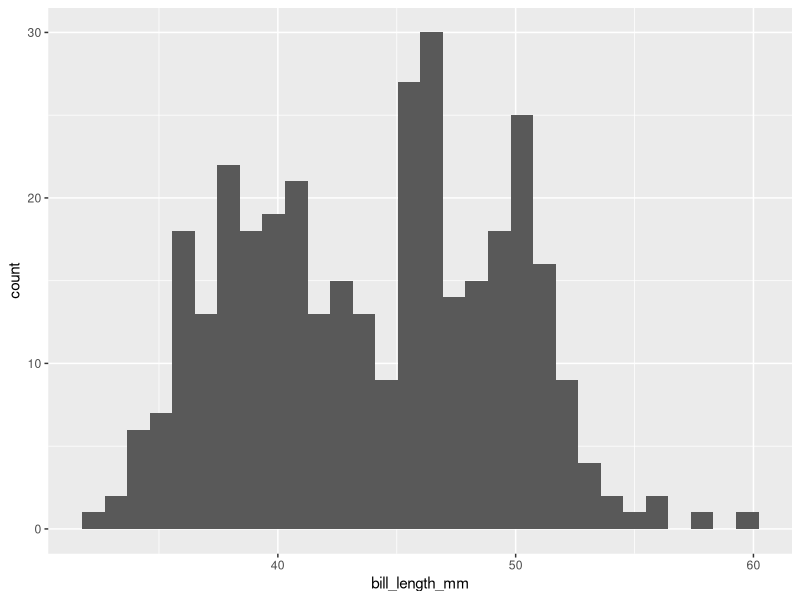
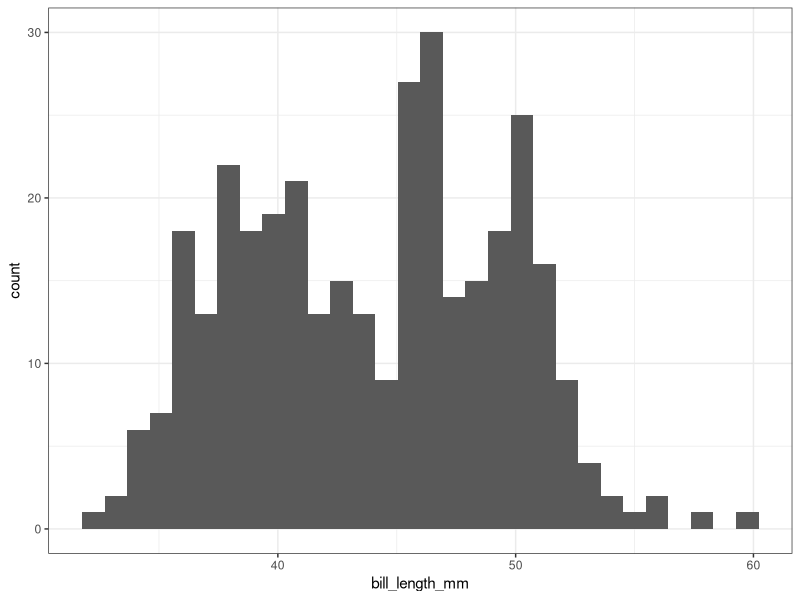
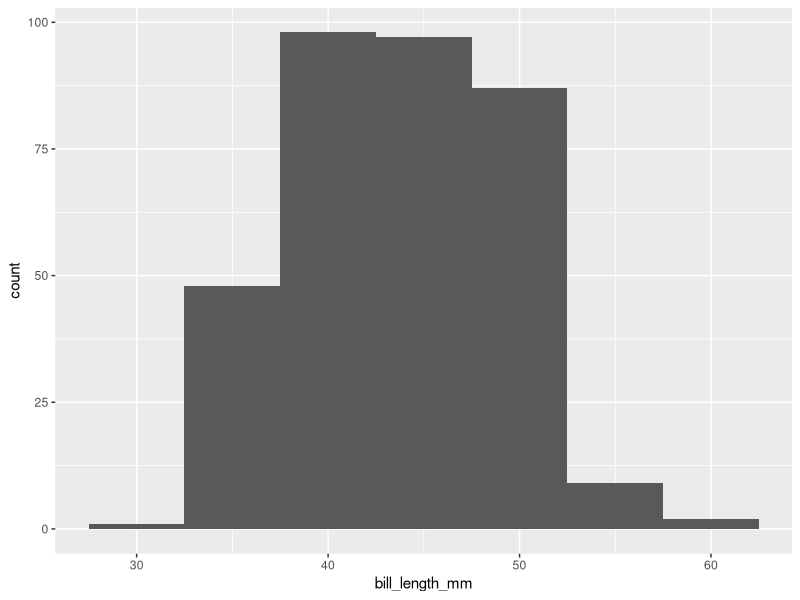
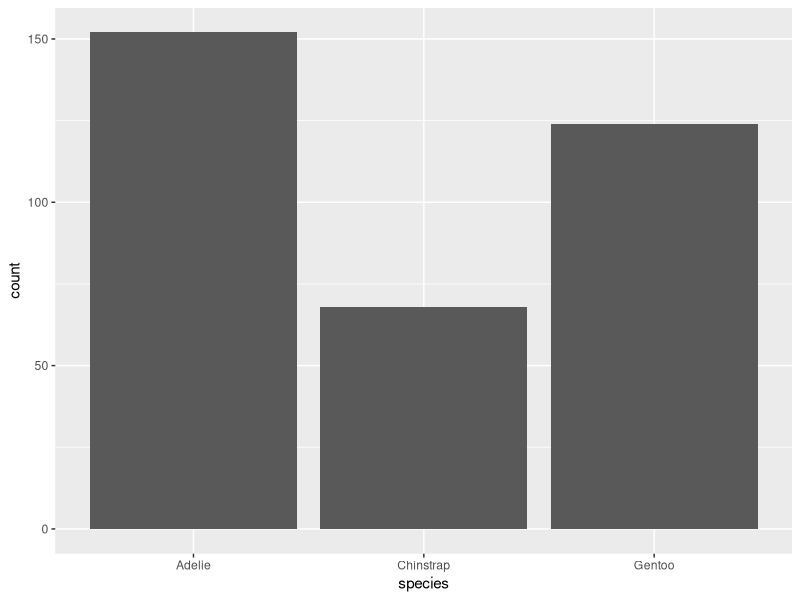
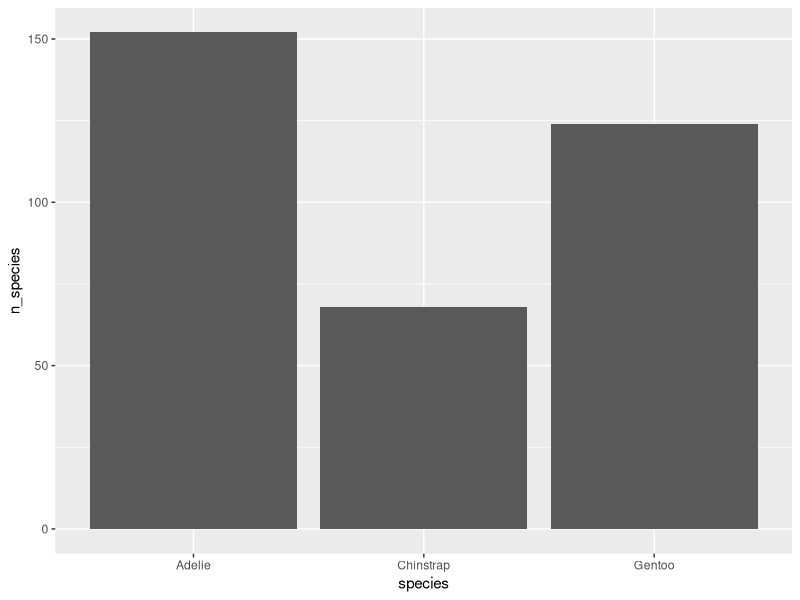
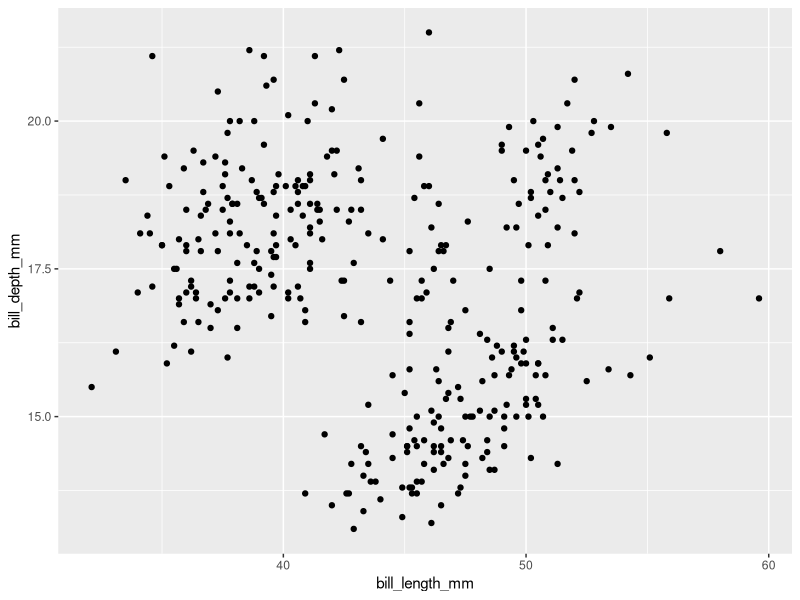
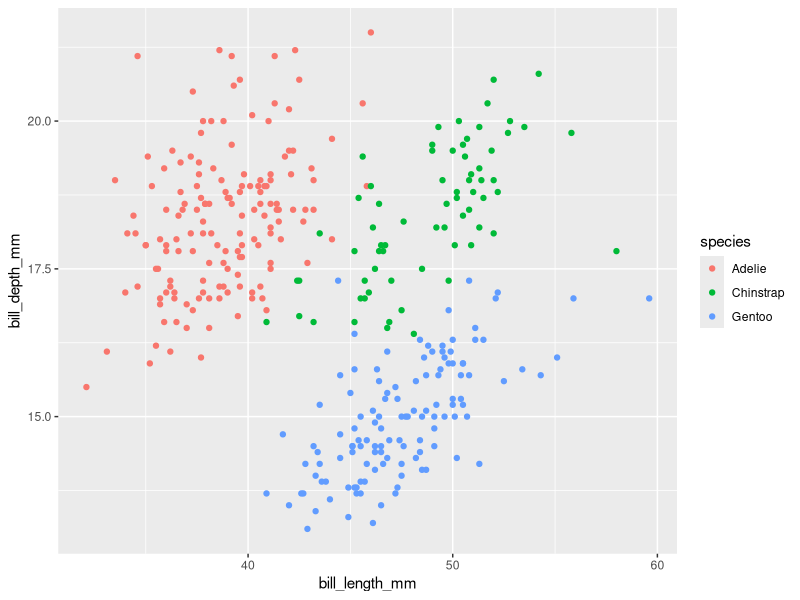
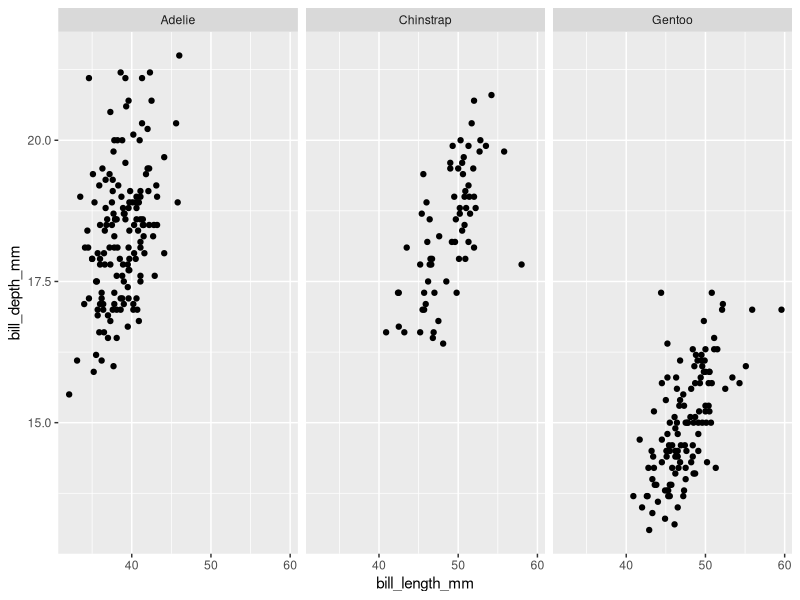

Reproduce these figures in R, in order.
## ---- chunk 1
library(tidyverse)
library(palmerpenguins)
## ---- chunk 2
ggplot(penguins) + aes(x = bill_length_mm) + geom_histogram()
## ---- chunk 3
ggplot(penguins) + aes(x = bill_length_mm) + geom_histogram() + theme_bw()
## ---- chunk 4
ggplot(penguins) + aes(x = bill_length_mm) + geom_histogram(binwidth = 5) 
## ---- chunk 5
ggplot(penguins) + aes(x = species) + geom_bar()
## ---- chunk 6
penguins_grouped = group_by(penguins, species)
penguins_summary = summarise(penguins_grouped, n_species = n())
penguins_summary
## ---- chunk 7
ggplot(penguins_summary) + aes(x = species, y = n_species) + geom_bar(stat = "identity")
## ---- chunk 8
ggplot(penguins) + aes(x = bill_length_mm, y = bill_depth_mm) + geom_point()
## ---- chunk 9
ggplot(penguins) + aes(x = bill_length_mm, y = bill_depth_mm, color = species) + geom_point()
## ---- chunk 10
ggplot(penguins) + aes(x = bill_length_mm, y = bill_depth_mm) + geom_point() + facet_wrap(~species)
## ---- chunk 11
ggplot(penguins) + aes(x = species, y = bill_depth_mm) + geom_boxplot()
## ---- chunk 12
ggplot(penguins) + aes(x = species, y = bill_depth_mm, color = island) + geom_boxplot()
## ---- chunk 13
ggplot(data = penguins) + geom_point(mapping = aes(x = bill_length_mm, y = bill_depth_mm, color = species)) + labs(x = "Bill Length", y = "Bill Depth", title = "Comparison of penguin bill length and bill depth across species") + scale_x_continuous(limits = c(30, 60))
